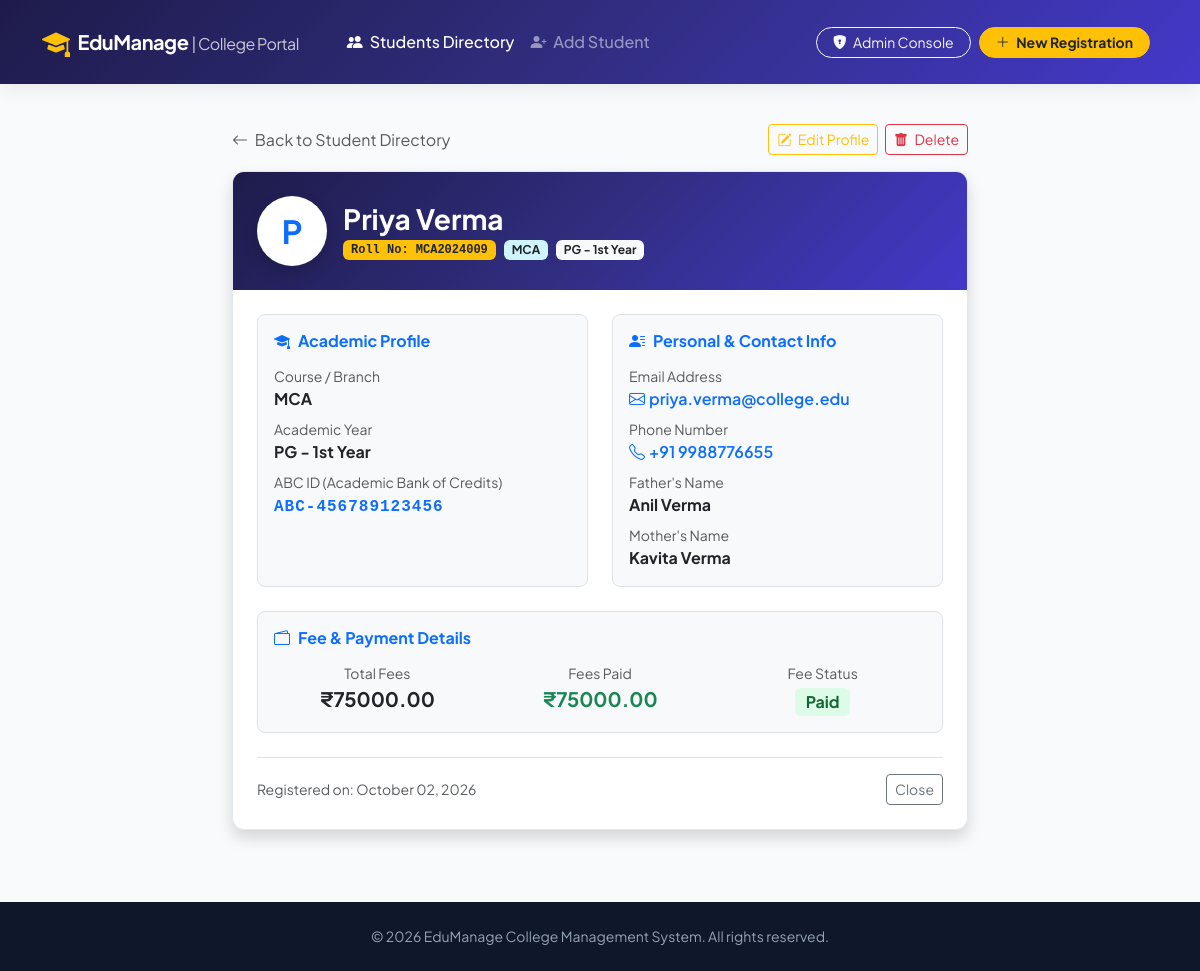
/student/4/, run on the app's committed database.
### students/models.py (models this page shows, shortened)
class Student(models.Model):
    YEAR_CHOICES = [
        ('1st Year', '1st Year'),
        ('2nd Year', '2nd Year'),
        ('3rd Year', '3rd Year'),
        ('4th Year', '4th Year'),
        ('PG - 1st Year', 'PG - 1st Year'),
        ('PG - 2nd Year', 'PG - 2nd Year'),
    ]
    FEE_STATUS_CHOICES = [
        ('Paid', 'Paid'),
        ('Pending', 'Pending'),
        ('Partial', 'Partial'),
    ]
    roll_number = models.CharField(max_length=30, unique=True, verbose_name="Roll Number / Enrollment ID")
    name = models.CharField(max_length=100, verbose_name="Student Name")
    phone = models.CharField(max_length=15, verbose_name="Phone Number")
    email = models.EmailField(max_length=100, verbose_name="Email Address")
    course = models.CharField(max_length=100, verbose_name="Course / Branch")
    academic_year = models.CharField(max_length=50, choices=YEAR_CHOICES, default='1st Year', verbose_name="Academic Year")
    father_name = models.CharField(max_length=100, verbose_name="Father's Name")
    mother_name = models.CharField(max_length=100, verbose_name="Mother's Name")
    abc_id = models.CharField(max_length=50, verbose_name="ABC ID (Academic Bank of Credits)")
    fees = models.DecimalField(max_digits=10, decimal_places=2, default=0.00, verbose_name="Total Fees (₹)")
    fees_paid = models.DecimalField(max_digits=10, decimal_places=2, default=0.00, verbose_name="Fees Paid (₹)")
    fee_status = models.CharField(max_length=20, choices=FEE_STATUS_CHOICES, default='Pending', verbose_name="Fee Status")
    created_at = models.DateTimeField(auto_now_add=True)
    class Meta:
        ordering = ['-created_at']

### students/views.py (the view)
# urls.py: path('student/<int:pk>/', views.student_detail, name='student_detail'),
def student_detail(request, pk):
    student = get_object_or_404(Student, pk=pk)
    return render(request, 'students/student_detail.html', {'student': student})

### students/templates/students/student_detail.html (shortened to what this page needs)
{% extends 'students/base.html' %}
{% block content %}
<div class="row justify-content-center my-4">
    <div class="col-lg-8">
        <div class="mb-3 d-flex justify-content-between align-items-center">
            <a href="{% url 'student_list' %}" class="text-decoration-none text-muted">
                <i class="bi bi-arrow-left me-1"></i> Back to Student Directory
            </a>
            <div>
                <a href="{% url 'student_edit' student.pk %}" class="btn btn-sm btn-outline-warning me-1">
                    <i class="bi bi-pencil-square me-1"></i> Edit Profile
                </a>
                <a href="{% url 'student_delete' student.pk %}" class="btn btn-sm btn-outline-danger">
                    <i class="bi bi-trash-fill me-1"></i> Delete
                </a>
            </div>
        </div>
        <div class="card card-custom shadow overflow-hidden">
            <div class="bg-gradient-primary text-white p-4">
                <div class="d-flex flex-column flex-sm-row align-items-sm-center gap-3">
                    <div class="rounded-circle bg-white text-primary fw-bold d-flex align-items-center justify-content-center shadow" style="width: 70px; height: 70px; font-size: 2rem;">
                        {{ student.name|slice:":1"|upper }}
                    </div>
                    <div>
                        <h3 class="mb-1 fw-bold">{{ student.name }}</h3>
                        <div class="d-flex flex-wrap align-items-center gap-2">
                            <span class="badge bg-warning text-dark font-monospace px-2 py-1">
                                Roll No: {{ student.roll_number }}
                            </span>
                            <span class="badge bg-info-subtle text-dark">
                                {{ student.course }}
                            </span>
                            <span class="badge bg-light text-dark">
                                {{ student.academic_year }}
                            </span>
                        </div>
                    </div>
                </div>
            </div>
            <div class="card-body p-4">
                <div class="row g-4">
                    <div class="col-md-6">
                        <div class="p-3 bg-light rounded-3 h-100 border">
                            <h6 class="fw-bold text-primary mb-3">
                                <i class="bi bi-mortarboard-fill me-2"></i>Academic Profile
                            </h6>
                            <div class="mb-2">
                                <span class="text-muted small d-block">Course / Branch</span>
                                <strong class="fs-6 text-dark">{{ student.course }}</strong>
                            </div>
                            <div class="mb-2">
                                <span class="text-muted small d-block">Academic Year</span>
                                <strong class="fs-6 text-dark">{{ student.academic_year }}</strong>
                            </div>
                            <div>
                                <span class="text-muted small d-block">ABC ID (Academic Bank of Credits)</span>
                                <strong class="fs-6 text-primary abc-badge">{{ student.abc_id }}</strong>
                            </div>
                        </div>
                    </div>
                    <div class="col-md-6">
                        <div class="p-3 bg-light rounded-3 h-100 border">
                            <h6 class="fw-bold text-primary mb-3">
                                <i class="bi bi-person-lines-fill me-2"></i>Personal & Contact Info
                            </h6>
                            <div class="mb-2">
                                <span class="text-muted small d-block">Email Address</span>
                                <a href="mailto:{{ student.email }}" class="text-decoration-none fw-semibold">
                                    <i class="bi bi-envelope me-1"></i>{{ student.email }}
                                </a>
                            </div>
                            <div class="mb-2">
                                <span class="text-muted small d-block">Phone Number</span>
                                <a href="tel:{{ student.phone }}" class="text-decoration-none fw-semibold">
                                    <i class="bi bi-telephone me-1"></i>{{ student.phone }}
                                </a>
                            </div>
                            <div class="mb-2">
                                <span class="text-muted small d-block">Father's Name</span>
                                <strong class="text-dark">{{ student.father_name }}</strong>
                            </div>
                            <div>
                                <span class="text-muted small d-block">Mother's Name</span>
                                <strong class="text-dark">{{ student.mother_name }}</strong>
                            </div>
                        </div>
                    </div>
                    <div class="col-12">
                        <div class="p-3 bg-light rounded-3 border">
                            <h6 class="fw-bold text-primary mb-3">
                                <i class="bi bi-wallet2 me-2"></i>Fee & Payment Details
                            </h6>
                            <div class="row g-3 text-center">
                                <div class="col-4">
                                    <span class="text-muted small d-block">Total Fees</span>
                                    <div class="fs-5 fw-bold text-dark">₹{{ student.fees }}</div>
                                </div>
                                <div class="col-4">
                                    <span class="text-muted small d-block">Fees Paid</span>
                                    <div class="fs-5 fw-bold text-success">₹{{ student.fees_paid }}</div>
                                </div>
                                <div class="col-4">
                                    <span class="text-muted small d-block">Fee Status</span>
                                    <div class="mt-1">
                                        {% if student.fee_status == 'Paid' %}
                                            <span class="badge badge-soft-success fs-6">Paid</span>
                                        {% elif student.fee_status == 'Partial' %}
                                            <span class="badge badge-soft-warning fs-6">Partial</span>
                                        {% else %}
                                            <span class="badge badge-soft-danger fs-6">Pending</span>
                                        {% endif %}
                                    </div>
                                </div>
                            </div>
                        </div>
                    </div>
                </div>
                <div class="mt-4 pt-3 border-top d-flex justify-content-between align-items-center">
                    <span class="text-muted small">Registered on: {{ student.created_at|date:"F d, Y" }}</span>
                    <a href="{% url 'student_list' %}" class="btn btn-outline-secondary btn-sm">
                        Close
                    </a>
                </div>
            </div>
        </div>
    </div>
</div>
{% endblock %}

### students/templates/students/base.html (style rules this page uses)
body { font-family: 'Plus Jakarta Sans', sans-serif; background-color: #f8fafc; color: #334155; min-height: 100vh; display: flex; flex-direction: column; }
.bg-gradient-primary { background: linear-gradient(135deg, #1e1b4b 0%, #312e81 50%, #4338ca 100%); }
.card-custom { border: 1px solid #e2e8f0; border-radius: 12px; transition: all 0.25s ease-in-out; background: #ffffff; }
.badge-soft-success { background-color: #dcfce7; color: #166534; }
.abc-badge { font-family: monospace; letter-spacing: 1px; font-weight: 600; }

### data on the page
Student: name "P", name "Priya Verma", roll_number "MCA2024009", course "MCA", academic_year "PG - 1st Year", abc_id "ABC-456789123456", email "priya.verma@college.edu", phone "+91 9988776655", father_name "Anil Verma", mother_name "Kavita Verma", fees "75000.00", fees_paid "75000.00", created_at "October 02, 2026"
